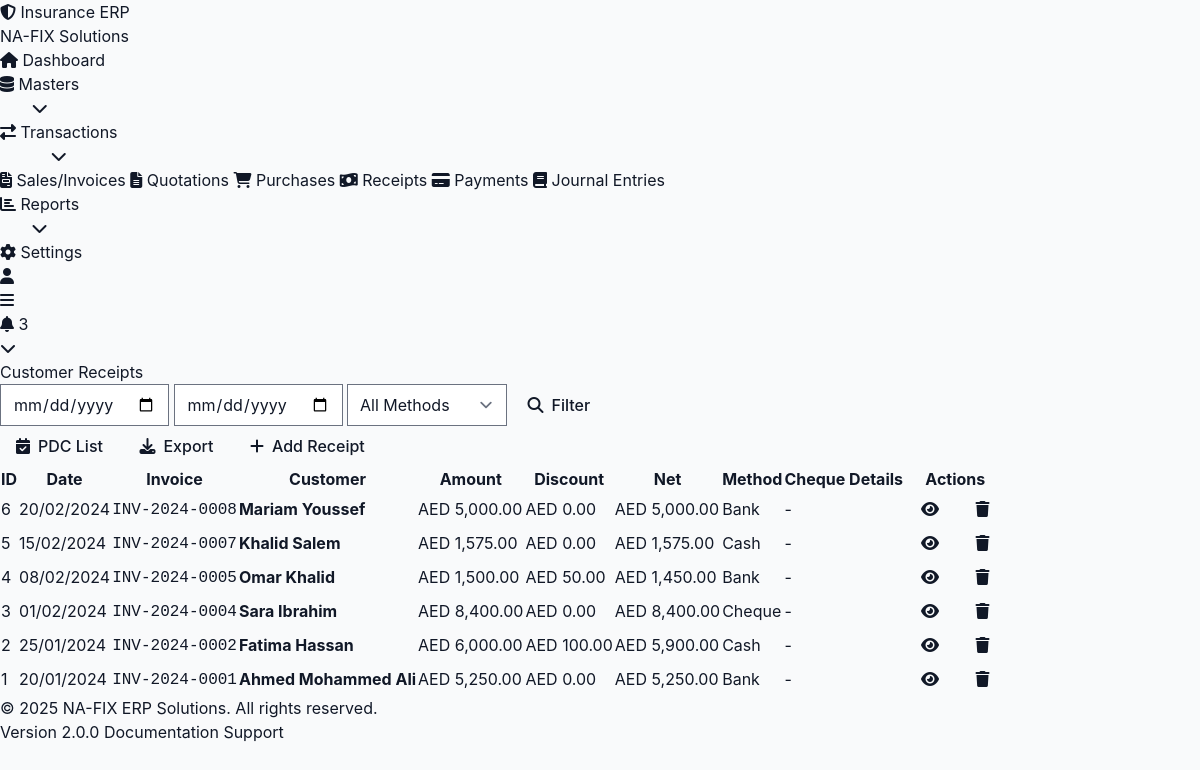
The app's page /index.php/receipts with its own data.
### tables this page shows
CREATE TABLE IF NOT EXISTS `receipt` (
  `receipt_id` int(11) NOT NULL AUTO_INCREMENT,
  `invoice_id` int(11) DEFAULT NULL,
  `customer_id` int(11) NOT NULL,
  `receipt_date` date NOT NULL,
  `amount` decimal(15,2) NOT NULL,
  `payment_method` enum('cash','bank','cheque','pdc') DEFAULT 'cash',
  `cheque_no` varchar(100) DEFAULT NULL,
  `cheque_date` date DEFAULT NULL,
  `bank` varchar(255) DEFAULT NULL,
  `discount` decimal(15,2) DEFAULT 0.00,
  `notes` text,
  `created_at` timestamp DEFAULT CURRENT_TIMESTAMP,
  PRIMARY KEY (`receipt_id`),
  KEY `invoice_id` (`invoice_id`),
  KEY `customer_id` (`customer_id`)
);

CREATE TABLE IF NOT EXISTS `invoice` (
  `invoice_id` int(11) NOT NULL AUTO_INCREMENT,
  `invoice` varchar(100) NOT NULL,
  `customer_id` int(11) NOT NULL,
  `date` date NOT NULL,
  `total` decimal(15,2) NOT NULL,
  `vat` decimal(15,2) DEFAULT 0.00,
  `grand_total` decimal(15,2) NOT NULL,
  `payment_status` enum('unpaid','partial','paid') DEFAULT 'unpaid',
  `broker_id` int(11) DEFAULT NULL,
  `agent_id` int(11) DEFAULT NULL,
  `sales_by` int(11) DEFAULT NULL,
  `created_at` timestamp DEFAULT CURRENT_TIMESTAMP,
  PRIMARY KEY (`invoice_id`),
  UNIQUE KEY `invoice` (`invoice`),
  KEY `customer_id` (`customer_id`),
  KEY `date` (`date`)
);

CREATE TABLE IF NOT EXISTS `customer_information` (
  `customer_id` int(11) NOT NULL AUTO_INCREMENT,
  `customer_name` varchar(255) NOT NULL,
  `customer_mobile` varchar(20) NOT NULL,
  `customer_email` varchar(100) DEFAULT NULL,
  `customer_address_1` text,
  `customer_address_2` text,
  `city` varchar(100) DEFAULT NULL,
  `state` varchar(100) DEFAULT NULL,
  `zip` varchar(20) DEFAULT NULL,
  `country` varchar(100) DEFAULT NULL,
  `contact` varchar(100) DEFAULT NULL,
  `credit_limit` decimal(15,2) DEFAULT 0.00,
  `status` tinyint(1) DEFAULT 1,
  PRIMARY KEY (`customer_id`),
  KEY `customer_mobile` (`customer_mobile`)
);

### application/controllers/Receipts.php (called while the page is built, shortened)
<?php
class Receipts extends CI_Controller {
    public function __construct() {
        $this->load->model('Receipt_model');
        $this->load->model('Invoice_model');
        $this->load->model('Customer_model');
        $this->load->model('PDC_model');
    }
    public function index() {
        $page = $this->input->get('page') ?? 1;
        $filters = [
            'from_date' => $this->input->get('from_date'),
            'to_date' => $this->input->get('to_date'),
            'payment_method' => $this->input->get('payment_method')
        ];
        $result = $this->Receipt_model->get_paginated(25, $page, $filters);
        $data = [
            'page_title' => 'Receipts',
            'receipts' => $result->data,
            'pagination' => $result,
            'filters' => $filters,
            'main_content' => 'receipts/index'
        ];
        $this->load->view('templates/modern_layout', $data);
    }
}

### index.php (called while the page is built, shortened)
<?php
require_once BASEPATH.'core/CodeIgniter.php';

### application/models/Receipt_model.php (called while the page is built, shortened)
<?php
class Receipt_model extends MY_Model {
    protected $table = 'receipt';
    public function get_paginated($per_page = 25, $page = 1, $filters = []) {
        $offset = ($page - 1) * $per_page;
        $this->db->select('r.*,
            c.customer_name,
            i.invoice as invoice_number
        ');
        $this->db->from($this->table . ' r');
        $this->db->join('invoice i', 'r.invoice_id = i.invoice_id', 'left');
        $this->db->join('customer_information c', 'i.customer_id = c.customer_id', 'left');
        $total = $this->db->count_all_results('', false);
        $this->db->limit($per_page, $offset);
        $this->db->order_by('r.receipt_date', 'DESC');
        $data = $this->db->get()->result();
        return (object) [
            'data' => $data,
            'total' => $total,
            'per_page' => $per_page,
            'current_page' => $page,
            'total_pages' => ceil($total / $per_page)
        ];
    }
}

### application/views/receipts/index.php (the view, shortened to what this page needs)
<?php card_start('Customer Receipts', true); ?>
<div class="flex flex-col md:flex-row justify-between items-start md:items-center gap-4 mb-6">
    <div class="flex gap-4 w-full md:w-auto">
        <form method="get" action="<?php echo base_url('receipts'); ?>" class="flex gap-2 flex-wrap">
            <input type="date"
                   name="from_date"
                   value="<?php echo $filters['from_date'] ?? ''; ?>"
                   placeholder="From Date"
                   class="px-4 py-2 border border-gray-300 rounded-lg focus:ring-2 focus:ring-primary-500">
            <input type="date"
                   name="to_date"
                   value="<?php echo $filters['to_date'] ?? ''; ?>"
                   placeholder="To Date"
                   class="px-4 py-2 border border-gray-300 rounded-lg focus:ring-2 focus:ring-primary-500">
            <select name="payment_method" class="px-4 py-2 border border-gray-300 rounded-lg focus:ring-2 focus:ring-primary-500">
                <option value="">All Methods</option>
            </select>
            <button type="submit" class="btn btn-secondary">
                <i class="fas fa-search"></i> Filter
            </button>
        </form>
    </div>
    <div class="flex gap-2">
        <a href="<?php echo base_url('receipts/pdc_list'); ?>" class="btn btn-warning">
            <i class="fas fa-calendar-check"></i> PDC List
        </a>
        <a href="<?php echo base_url('receipts/export'); ?>" class="btn btn-secondary">
            <i class="fas fa-download"></i> Export
        </a>
        <a href="<?php echo base_url('receipts/add'); ?>" class="btn btn-primary">
            <i class="fas fa-plus"></i> Add Receipt
        </a>
    </div>
</div>
<div class="overflow-x-auto">
    <?php table_start(['ID', 'Date', 'Invoice', 'Customer', 'Amount', 'Discount', 'Net', 'Method', 'Cheque Details', 'Actions']); ?>
        <?php if (empty($receipts)): ?>
            <tr>
                <td colspan="10" class="text-center py-8 text-gray-500">
                    <i class="fas fa-receipt text-4xl mb-2"></i>
                    <p>No receipts found</p>
                    <?php if ($filters['from_date'] || $filters['payment_method']): ?>
                        <a href="<?php echo base_url('receipts'); ?>" class="text-primary-600 hover:underline">View all receipts</a>
                    <?php endif; ?>
                </td>
            </tr>
        <?php else: ?>
            <?php foreach ($receipts as $receipt): ?>
                <?php
                $net_amount = $receipt->amount - ($receipt->discount ?? 0);
                $is_pdc = ($receipt->payment_method == 'cheque' && !empty($receipt->cheque_date) && $receipt->cheque_date > date('Y-m-d'));
                ?>
                <tr class="<?php echo $is_pdc ? 'bg-warning-50' : ''; ?>">
                    <td><?php echo $receipt->receipt_id; ?></td>
                    <td><?php echo format_date($receipt->receipt_date); ?></td>
                    <td>
                        <code class="text-sm"><?php echo htmlspecialchars($receipt->invoice_number ?? 'N/A'); ?></code>
                    </td>
                    <td>
                        <strong><?php echo htmlspecialchars($receipt->customer_name ?? 'N/A'); ?></strong>
                    </td>
                    <td><?php echo format_currency($receipt->amount); ?></td>
                    <td class="text-danger-600"><?php echo format_currency($receipt->discount ?? 0); ?></td>
                    <td class="font-semibold text-success-600"><?php echo format_currency($net_amount); ?></td>
                    <td>
                        <?php
                        if ($is_pdc) {
                            echo '<span class="badge badge-warning">PDC</span>';
                        } else {
                            echo badge(ucfirst($receipt->payment_method));
                        }
                        ?>
                    </td>
                    <td>
                        <?php if ($receipt->cheque_no): ?>
                            <div class="text-sm">
                                <div>Cheque: <?php echo htmlspecialchars($receipt->cheque_no); ?></div>
                                <?php if ($receipt->cheque_date): ?>
                                    <div class="text-gray-600">Date: <?php echo format_date($receipt->cheque_date); ?></div>
                                <?php endif; ?>
                                <?php if ($receipt->bank): ?>
                                    <div class="text-gray-600"><?php echo htmlspecialchars($receipt->bank); ?></div>
                                <?php endif; ?>
                            </div>
                        <?php else: ?>
                            <span class="text-gray-400">-</span>
                        <?php endif; ?>
                    </td>
                    <td>
                        <div class="flex gap-2">
                            <a href="<?php echo base_url('receipts/view/' . $receipt->receipt_id); ?>"
                               class="btn btn-sm btn-info" title="View">
                                <i class="fas fa-eye"></i>
                            </a>
                            <button onclick="confirmDelete(<?php echo $receipt->receipt_id; ?>)"
                                    class="btn btn-sm btn-danger" title="Delete">
                                <i class="fas fa-trash"></i>
                            </button>
                        </div>
                    </td>
                </tr>
            <?php endforeach; ?>
        <?php endif; ?>
    <?php table_end(); ?>
</div>
<?php card_end(); ?>

### application/helpers/ui_helper.php (shortened to what this page needs)
<?php
if (!function_exists('card_start')) {
    function card_start($title = '', $hover = false, $extra_class = '') {
        $hover_class = $hover ? 'card-hover' : '';
        echo '<div class="card ' . $hover_class . ' ' . $extra_class . '">';
        if ($title) {
            echo '<div class="card-header">';
            echo '<h3 class="card-title">' . $title . '</h3>';
            echo '</div>';
        }
        echo '<div class="card-body">';
    }
}
if (!function_exists('card_end')) {
    function card_end() {
        echo '</div></div>';
    }
}
        ?>
        <?php
if (!function_exists('badge')) {
    function badge($text, $type = 'primary') {
        return '<span class="badge badge-' . $type . '">' . $text . '</span>';
    }
}
if (!function_exists('table_start')) {
    function table_start($headers, $striped = false, $extra_class = '') {
        $striped_class = $striped ? 'table-striped' : '';
        echo '<div class="overflow-x-auto">';
        echo '<table class="table ' . $striped_class . ' ' . $extra_class . '">';
        echo '<thead><tr>';
        foreach ($headers as $header) {
            echo '<th>' . $header . '</th>';
        }
        echo '</tr></thead>';
        echo '<tbody>';
    }
}
if (!function_exists('table_end')) {
    function table_end() {
        echo '</tbody></table></div>';
    }
}
if (!function_exists('format_currency')) {
    function format_currency($amount, $currency = 'AED') {
        return $currency . ' ' . number_format($amount, 2);
    }
}
if (!function_exists('format_date')) {
    function format_date($date, $format = 'd/m/Y') {
        return date($format, strtotime($date));
    }
}

### records on screen
receipt: receipt_id "6", receipt_date "20/02/2024", invoice.invoice "INV-2024-0008", customer.customer_name "Mariam Youssef", amount "AED 5,000.00", discount "AED 0.00", format_currency($net_amount) "AED 5,000.00", text "Bank"
receipt: receipt_id "5", receipt_date "15/02/2024", invoice.invoice "INV-2024-0007", customer.customer_name "Khalid Salem", amount "AED 1,575.00", discount "AED 0.00", format_currency($net_amount) "AED 1,575.00", text "Cash"
receipt: receipt_id "4", receipt_date "08/02/2024", invoice.invoice "INV-2024-0005", customer.customer_name "Omar Khalid", amount "AED 1,500.00", discount "AED 50.00", format_currency($net_amount) "AED 1,450.00", text "Bank"
receipt: receipt_id "3", receipt_date "01/02/2024", invoice.invoice "INV-2024-0004", customer.customer_name "Sara Ibrahim", amount "AED 8,400.00", discount "AED 0.00", format_currency($net_amount) "AED 8,400.00", text "Cheque"
receipt: receipt_id "2", receipt_date "25/01/2024", invoice.invoice "INV-2024-0002", customer.customer_name "Fatima Hassan", amount "AED 6,000.00", discount "AED 100.00", format_currency($net_amount) "AED 5,900.00", text "Cash"
receipt: receipt_id "1", receipt_date "20/01/2024", invoice.invoice "INV-2024-0001", customer.customer_name "Ahmed Mohammed Ali", amount "AED 5,250.00", discount "AED 0.00", format_currency($net_amount) "AED 5,250.00", text "Bank"

### other values on screen
$title "Customer Receipts"
$header "ID"
$header "Date"
$header "Invoice"
$header "Customer"
$header "Amount"
$header "Discount"
$header "Net"
$header "Method"
$header "Cheque Details"
$header "Actions"
